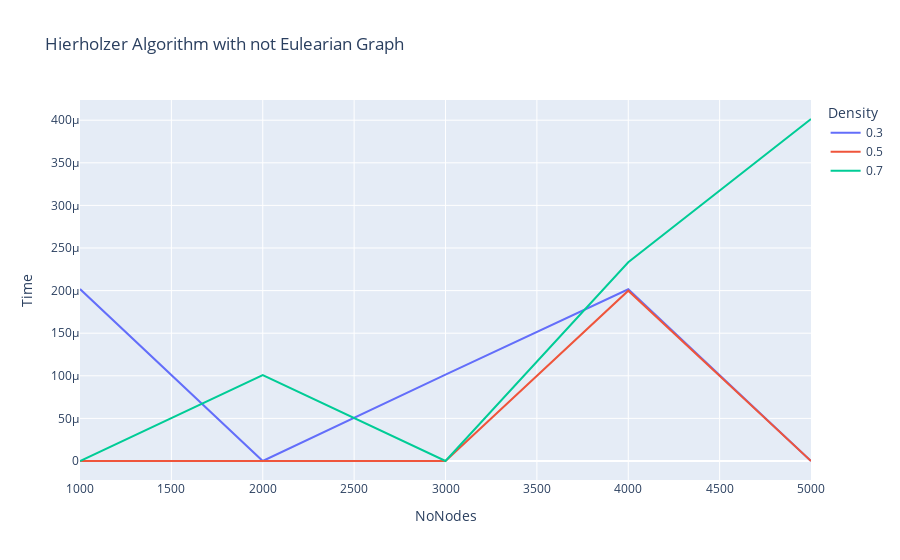

Notebook code cell kept with this figure:
### Code cell
showGraph(df, title="Hierholzer Algorithm with not Eulearian Graph", xLabel="NoNodes")

### Figure 1 — Plotly figure (JSON) as saved in the notebook; plotly's stock layout.template omitted (floating-point values rounded to 4 significant figures)
{"data": [{"hovertemplate": "Density=0.3<br>NoNodes=%{x}<br>Time=%{y}<extra></extra>", "legendgroup": "0.3", "line": {"color": "#636efa", "dash": "solid"}, "marker": {"symbol": "circle"}, "mode": "lines", "name": "0.3", "orientation": "v", "showlegend": true, "type": "scatter", "x": [1000, 2000, 3000, 4000, 5000], "xaxis": "x", "y": [0.0002018, 0, 0.0001013, 0.0002016, 0], "yaxis": "y"}, {"hovertemplate": "Density=0.5<br>NoNodes=%{x}<br>Time=%{y}<extra></extra>", "legendgroup": "0.5", "line": {"color": "#EF553B", "dash": "solid"}, "marker": {"symbol": "circle"}, "mode": "lines", "name": "0.5", "orientation": "v", "showlegend": true, "type": "scatter", "x": [1000, 2000, 3000, 4000, 5000], "xaxis": "x", "y": [0, 0, 0, 0.0001999, 0], "yaxis": "y"}, {"hovertemplate": "Density=0.7<br>NoNodes=%{x}<br>Time=%{y}<extra></extra>", "legendgroup": "0.7", "line": {"color": "#00cc96", "dash": "solid"}, "marker": {"symbol": "circle"}, "mode": "lines", "name": "0.7", "orientation": "v", "showlegend": true, "type": "scatter", "x": [1000, 2000, 3000, 4000, 5000], "xaxis": "x", "y": [0, 0.0001009, 0, 0.0002333, 0.0004014], "yaxis": "y"}], "layout": {"legend": {"title": {"text": "Density"}, "tracegroupgap": 0}, "title": {"text": "Hierholzer Algorithm with not Eulearian Graph"}, "xaxis": {"anchor": "y", "domain": [0, 1], "title": {"text": "NoNodes"}}, "yaxis": {"anchor": "x", "domain": [0, 1], "title": {"text": "Time"}}}}
